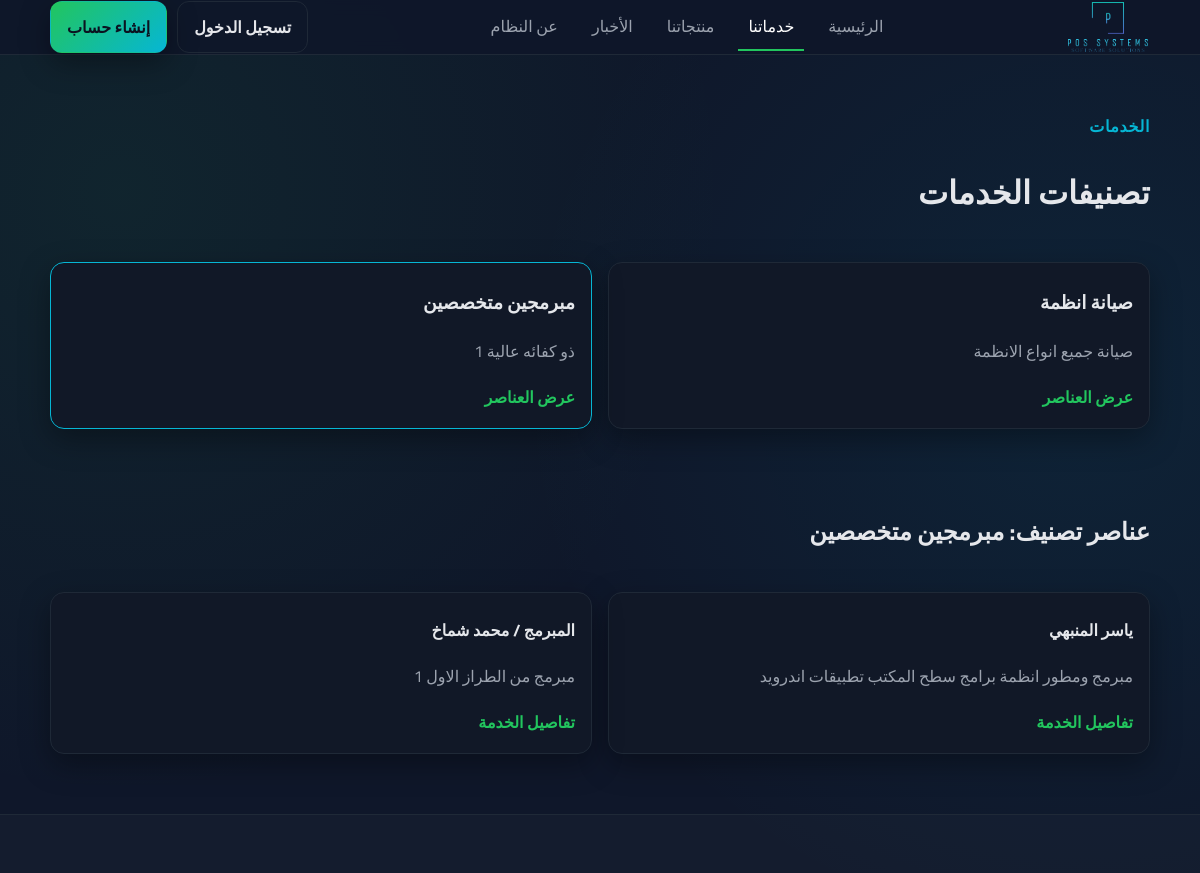
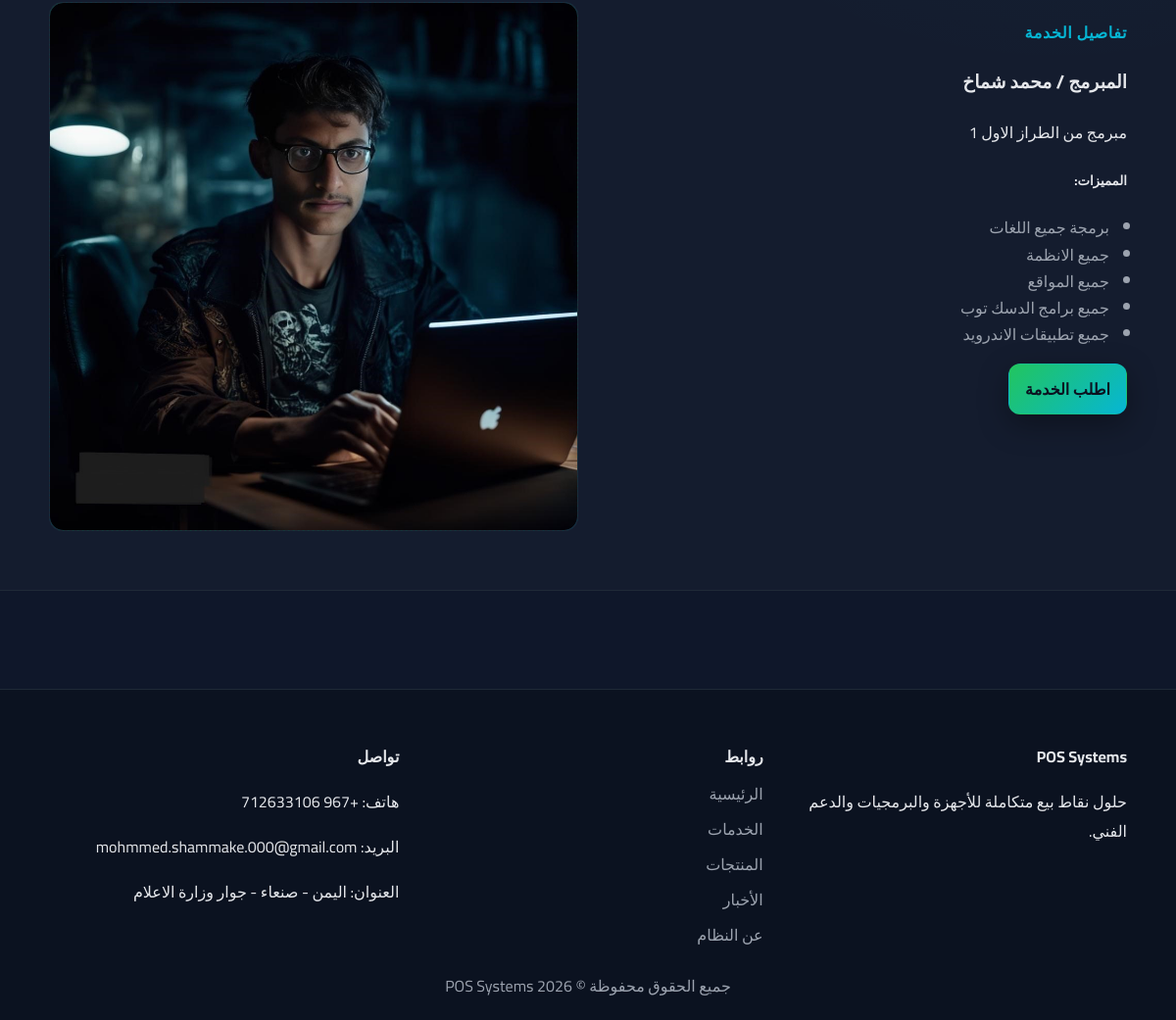
The app's page /services.php?category=693b066ceb691&item=1 with its own data (2 pictures, top to bottom).
### tables this page shows
CREATE TABLE `service_categories` (
  `id` int(11) NOT NULL,
  `name` varchar(120) NOT NULL,
  `slug` varchar(120) NOT NULL,
  `description` text DEFAULT NULL,
  `created_at` timestamp NOT NULL DEFAULT current_timestamp()
);

CREATE TABLE `service_items` (
  `id` int(11) NOT NULL,
  `category_id` int(11) NOT NULL,
  `name` varchar(150) NOT NULL,
  `image` varchar(200) DEFAULT NULL,
  `details` text DEFAULT NULL,
  `features` text DEFAULT NULL,
  `created_at` timestamp NOT NULL DEFAULT current_timestamp()
);

### services.php (the view)
<?php require_once __DIR__ . '/includes/header.php'; ?>
<?php
$selectedCategory = $_GET['category'] ?? null;
$selectedItemId = isset($_GET['item']) ? (int) $_GET['item'] : null;
$categories = $pdo->query("SELECT id, name, slug, description FROM service_categories ORDER BY id DESC")->fetchAll();
$categoryData = null;
$items = [];
if ($selectedCategory) {
    $stmt = $pdo->prepare("SELECT * FROM service_categories WHERE slug = ?");
    $stmt->execute([$selectedCategory]);
    $categoryData = $stmt->fetch();
    if ($categoryData) {
        $itemsStmt = $pdo->prepare("SELECT * FROM service_items WHERE category_id = ? ORDER BY id DESC");
        $itemsStmt->execute([$categoryData['id']]);
        $items = $itemsStmt->fetchAll();
    }
}
$detail = null;
if ($categoryData && $selectedItemId) {
    $detailStmt = $pdo->prepare("SELECT * FROM service_items WHERE id = ? AND category_id = ?");
    $detailStmt->execute([$selectedItemId, $categoryData['id']]);
    $detail = $detailStmt->fetch();
    if ($detail && $detail['features']) {
        $decoded = json_decode($detail['features'], true);
        $detail['features'] = is_array($decoded) ? $decoded : [];
    } elseif ($detail) {
        $detail['features'] = [];
    }
}
?>
<main class="page">
    <div class="container page-header">
        <div>
            <p class="eyebrow">الخدمات</p>
            <h1>تصنيفات الخدمات</h1>
        </div>
    </div>
    <div class="container cards-grid">
        <?php foreach ($categories as $service): ?>
            <article class="card <?= $selectedCategory === $service['slug'] ? 'active' : ''; ?>">
                <h3><?= $service['name']; ?></h3>
                <p><?= $service['description']; ?></p>
                <a class="link" href="?category=<?= $service['slug']; ?>">عرض العناصر</a>
            </article>
        <?php endforeach; ?>
    </div>
    <?php if ($categoryData): ?>
        <section class="section">
            <div class="container section-header">
                <h2>عناصر تصنيف: <?= $categoryData['name']; ?></h2>
            </div>
            <div class="container cards-grid">
                <?php foreach ($items as $item): ?>
                    <article class="card">
                        <h4><?= $item['name']; ?></h4>
                        <p><?= $item['details']; ?></p>
                        <a class="link" href="?category=<?= $categoryData['slug']; ?>&item=<?= $item['id']; ?>">تفاصيل الخدمة</a>
                    </article>
                <?php endforeach; ?>
            </div>
        </section>
    <?php endif; ?>
    <?php if ($detail): ?>
        <section class="section alt">
            <div class="container detail">
                <div>
                    <p class="eyebrow">تفاصيل الخدمة</p>
                    <h3><?= $detail['name']; ?></h3>
                    <p><?= $detail['details']; ?></p>
                    <?php if (!empty($detail['features'])): ?>
                        <h5>المميزات:</h5>
                        <ul class="bullets">
                            <?php foreach ($detail['features'] as $feature): ?>
                                <li><?= $feature; ?></li>
                            <?php endforeach; ?>
                        </ul>
                    <?php endif; ?>
                    <a class="btn solid" href="about.php#contact">اطلب الخدمة</a>
                </div>
                <div class="detail-media placeholder">
                    <?= $detail['image'] ? '<img src="'.htmlspecialchars($detail['image']).'" alt="" style="max-width:100%;">' : 'صورة الخدمة'; ?>
                </div>
            </div>
        </section>
    <?php endif; ?>
</main>
<?php require_once __DIR__ . '/includes/footer.php'; ?>

### assets/css/style.css (style rules this page uses)
:root { --bg: #0f172a; --card: #111827; --accent: #22c55e; --accent-2: #06b6d4; --text: #e5e7eb; --muted: #9ca3af; --border: #1f2937; --shadow: 0 10px 30px rgba(0,0,0,0.35); }
* { box-sizing: border-box; }
body { margin: 0; font-family: 'Cairo', sans-serif; background: radial-gradient(circle at 10% 10%, rgba(34,197,94,0.08), transparent 30%), radial-gradient(circle at 90% 20%, rgba(6,182,212,0.08), transparent 30%), var(--bg); color: var(--text); }
a { color: inherit; text-decoration: none; }
.container { width: min(1100px, 92vw); margin: 0 auto; }
.btn { display: inline-flex; align-items: center; justify-content: center; padding: 10px 16px; border-radius: 12px; border: 1px solid transparent; font-weight: 600; cursor: pointer; transition: 0.2s ease; }
.btn.solid { background: linear-gradient(135deg, var(--accent), var(--accent-2)); color: #0b1220; box-shadow: var(--shadow); }
.eyebrow { color: var(--accent-2); font-weight: 600; letter-spacing: 0.6px; }
.section { padding: 60px 0; }
.section.alt { background: rgba(255,255,255,0.02); border-top: 1px solid var(--border); border-bottom: 1px solid var(--border); }
.section-header { display: flex; justify-content: space-between; align-items: center; gap: 12px; }
.cards-grid { display: grid; grid-template-columns: repeat(auto-fit, minmax(240px, 1fr)); gap: 16px; margin-top: 18px; }
.card { background: var(--card); border: 1px solid var(--border); border-radius: 14px; padding: 16px; box-shadow: var(--shadow); }
.card.active { border-color: var(--accent-2); }
.card h3, .card h4 { margin: 6px 0; }
.card p { color: var(--muted); }
.link { color: var(--accent); font-weight: 600; }
.bullets { padding: 0 18px; color: var(--muted); line-height: 1.7; }
.page { padding: 40px 0 60px; }
.page-header { display: flex; justify-content: space-between; align-items: center; gap: 14px; }
.detail { display: grid; grid-template-columns: repeat(auto-fit, minmax(260px,1fr)); gap: 20px; align-items: start; }
.detail-media { background: radial-gradient(circle at 30% 30%, rgba(34,197,94,0.2), rgba(6,182,212,0.12)); border: 1px dashed var(--border); border-radius: 14px; min-height: 180px; display: flex; align-items: center; justify-content: center; color: var(--muted); overflow: hidden; }
.detail-media img { width: 100%; height: auto; border-radius: 14px; }
.placeholder { color: var(--muted); }

### records on screen
service_categories: name "صيانة انظمة", description "صيانة جميع انواع الانظمة"
service_categories: name "مبرمجين متخصصين", description "ذو كفائه عالية 1"
service_items: name "ياسر المنبهي", details "مبرمج ومطور انظمة برامج سطح المكتب تطبيقات اندرويد"
service_items: name "المبرمج / محمد شماخ", details "مبرمج من الطراز الاول 1", image (picture)

### other values on screen
$feature "برمجة جميع اللغات"
$feature "جميع الانظمة"
$feature "جميع المواقع"
$feature "جميع برامج الدسك توب"
$feature "جميع تطبيقات الاندرويد"
$footer_description "حلول نقاط بيع متكاملة للأجهزة والبرمجيات والدعم الفني."
$about['phone'] "+967 712633106"
$about['email'] "mohmmed.shammake.000@gmail.com"
$about['address'] "اليمن - صنعاء - جوار وزارة الاعلام"
